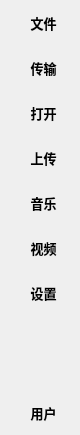
           <widget class="QWidget" name="widget_3" native="true">
            <property name="minimumSize">
             <size>
              <width>80</width>
              <height>0</height>
             </size>
            </property>
            <property name="maximumSize">
             <size>
              <width>80</width>
              <height>16777215</height>
             </size>
            </property>
            <property name="styleSheet">
             <string notr="true">QWidget#widget_3
{
	border-width: 1px;
	border-style: solid;
	border-color: rgb(209, 209, 209);
	border-bottom-left-radius: 10px;
	border-bottom-right-radius: 10px;
	border-top-left-radius: 10px;
	border-top-right-radius: 10px;
}

QToolButton 
{
	border-radius: 5px;
}
</string>
            </property>
            <layout class="QVBoxLayout" name="verticalLayout_2">
             <property name="spacing">
              <number>10</number>
             </property>
             <property name="leftMargin">
              <number>5</number>
             </property>
             <property name="topMargin">
              <number>5</number>
             </property>
             <property name="rightMargin">
              <number>5</number>
             </property>
             <property name="bottomMargin">
              <number>5</number>
             </property>
             <item>
              <widget class="QToolButton" name="tBtnFile">
               <property name="minimumSize">
                <size>
                 <width>70</width>
                 <height>35</height>
                </size>
               </property>
               <property name="maximumSize">
                <size>
                 <width>70</width>
                 <height>16777215</height>
                </size>
               </property>
               <property name="font">
                <font>
                 <pointsize>10</pointsize>
                 <bold>true</bold>
                </font>
               </property>
               <property name="text">
                <string>  文件</string>
               </property>
               <property name="icon">
                <iconset resource="res.qrc">
                 <normaloff>:/img/cloud-file.png</normaloff>:/img/cloud-file.png</iconset>
               </property>
               <property name="iconSize">
                <size>
                 <width>20</width>
                 <height>20</height>
                </size>
               </property>
               <property name="toolButtonStyle">
                <enum>Qt::ToolButtonTextBesideIcon</enum>
               </property>
               <property name="autoRaise">
                <bool>true</bool>
               </property>
              </widget>
             </item>
             <item>
              <widget class="QToolButton" name="tBtnTransfer">
               <property name="minimumSize">
                <size>
                 <width>70</width>
                 <height>35</height>
                </size>
               </property>
               <property name="maximumSize">
                <size>
                 <width>70</width>
                 <height>16777215</height>
                </size>
               </property>
               <property name="font">
                <font>
                 <pointsize>10</pointsize>
                 <bold>true</bold>
                </font>
               </property>
               <property name="text">
                <string>  传输</string>
               </property>
               <property name="icon">
                <iconset resource="res.qrc">
                 <normaloff>:/img/exchange.png</normaloff>:/img/exchange.png</iconset>
               </property>
               <property name="iconSize">
                <size>
                 <width>20</width>
                 <height>20</height>
                </size>
               </property>
               <property name="toolButtonStyle">
                <enum>Qt::ToolButtonTextBesideIcon</enum>
               </property>
               <property name="autoRaise">
                <bool>true</bool>
               </property>
              </widget>
             </item>
             <item>
              <widget class="QToolButton" name="tBtnOpen">
               <property name="minimumSize">
                <size>
                 <width>70</width>
                 <height>35</height>
                </size>
               </property>
               <property name="maximumSize">
                <size>
                 <width>70</width>
                 <height>16777215</height>
                </size>
               </property>
               <property name="font">
                <font>
                 <pointsize>10</pointsize>
                 <bold>true</bold>
                </font>
               </property>
               <property name="text">
                <string>  打开</string>
               </property>
               <property name="icon">
                <iconset resource="res.qrc">
                 <normaloff>:/img/folder.png</normaloff>:/img/folder.png</iconset>
               </property>
               <property name="iconSize">
                <size>
                 <width>20</width>
                 <height>20</height>
                </size>
               </property>
               <property name="toolButtonStyle">
                <enum>Qt::ToolButtonTextBesideIcon</enum>
               </property>
               <property name="autoRaise">
                <bool>true</bool>
               </property>
              </widget>
             </item>
             <item>
              <widget class="QToolButton" name="tBtnUpload">
               <property name="minimumSize">
                <size>
                 <width>70</width>
                 <height>35</height>
                </size>
               </property>
               <property name="maximumSize">
                <size>
                 <width>70</width>
                 <height>16777215</height>
                </size>
               </property>
               <property name="font">
                <font>
                 <pointsize>10</pointsize>
                 <bold>true</bold>
                </font>
               </property>
               <property name="text">
                <string>  上传</string>
               </property>
               <property name="icon">
                <iconset resource="res.qrc">
                 <normaloff>:/img/upload.png</normaloff>:/img/upload.png</iconset>
               </property>
               <property name="iconSize">
                <size>
                 <width>20</width>
                 <height>20</height>
                </size>
               </property>
               <property name="toolButtonStyle">
                <enum>Qt::ToolButtonTextBesideIcon</enum>
               </property>
               <property name="autoRaise">
                <bool>true</bool>
               </property>
              </widget>
             </item>
             <item>
              <widget class="QToolButton" name="tBtnMusic">
               <property name="minimumSize">
                <size>
                 <width>70</width>
                 <height>35</height>
                </size>
               </property>
               <property name="maximumSize">
                <size>
                 <width>70</width>
                 <height>16777215</height>
                </size>
               </property>
               <property name="font">
                <font>
                 <pointsize>10</pointsize>
                 <bold>true</bold>
                </font>
               </property>
               <property name="text">
                <string>  音乐</string>
               </property>
               <property name="icon">
                <iconset resource="res.qrc">
                 <normaloff>:/img/music-notes.png</normaloff>:/img/music-notes.png</iconset>
               </property>
               <property name="iconSize">
                <size>
                 <width>20</width>
                 <height>20</height>
                </size>
               </property>
               <property name="toolButtonStyle">
                <enum>Qt::ToolButtonTextBesideIcon</enum>
               </property>
               <property name="autoRaise">
                <bool>true</bool>
               </property>
              </widget>
             </item>
             <item>
              <widget class="QToolButton" name="tBtnVideo">
               <property name="minimumSize">
                <size>
                 <width>70</width>
                 <height>35</height>
                </size>
               </property>
               <property name="maximumSize">
                <size>
                 <width>70</width>
                 <height>16777215</height>
                </size>
               </property>
               <property name="font">
                <font>
                 <pointsize>10</pointsize>
                 <bold>true</bold>
                </font>
               </property>
               <property name="text">
                <string>  视频</string>
               </property>
               <property name="icon">
                <iconset resource="res.qrc">
                 <normaloff>:/img/video.png</normaloff>:/img/video.png</iconset>
               </property>
               <property name="iconSize">
                <size>
                 <width>20</width>
                 <height>20</height>
                </size>
               </property>
               <property name="toolButtonStyle">
                <enum>Qt::ToolButtonTextBesideIcon</enum>
               </property>
               <property name="autoRaise">
                <bool>true</bool>
               </property>
              </widget>
             </item>
             <item>
              <widget class="QToolButton" name="tBtnConfig">
               <property name="minimumSize">
                <size>
                 <width>70</width>
                 <height>35</height>
                </size>
               </property>
               <property name="maximumSize">
                <size>
                 <width>70</width>
                 <height>16777215</height>
                </size>
               </property>
               <property name="font">
                <font>
                 <pointsize>10</pointsize>
                 <bold>true</bold>
                </font>
               </property>
               <property name="text">
                <string>  设置</string>
               </property>
               <property name="icon">
                <iconset resource="res.qrc">
                 <normaloff>:/img/settings.png</normaloff>:/img/settings.png</iconset>
               </property>
               <property name="iconSize">
                <size>
                 <width>20</width>
                 <height>20</height>
                </size>
               </property>
               <property name="toolButtonStyle">
                <enum>Qt::ToolButtonTextBesideIcon</enum>
               </property>
               <property name="autoRaise">
                <bool>true</bool>
               </property>
              </widget>
             </item>
             <item>
              <spacer name="verticalSpacer">
               <property name="orientation">
                <enum>Qt::Vertical</enum>
               </property>
               <property name="sizeHint" stdset="0">
                <size>
                 <width>20</width>
                 <height>75</height>
                </size>
               </property>
              </spacer>
             </item>
             <item>
              <widget class="QToolButton" name="tBtnLogin">
               <property name="minimumSize">
                <size>
                 <width>70</width>
                 <height>35</height>
                </size>
               </property>
               <property name="maximumSize">
                <size>
                 <width>70</width>
                 <height>16777215</height>
                </size>
               </property>
               <property name="font">
                <font>
                 <pointsize>10</pointsize>
                 <bold>true</bold>
                </font>
               </property>
               <property name="text">
                <string>  用户</string>
               </property>
               <property name="icon">
                <iconset resource="res.qrc">
                 <normaloff>:/img/login.png</normaloff>:/img/login.png</iconset>
               </property>
               <property name="iconSize">
                <size>
                 <width>20</width>
                 <height>20</height>
                </size>
               </property>
               <property name="toolButtonStyle">
                <enum>Qt::ToolButtonTextBesideIcon</enum>
               </property>
               <property name="autoRaise">
                <bool>true</bool>
               </property>
              </widget>
             </item>
            </layout>
           </widget>
